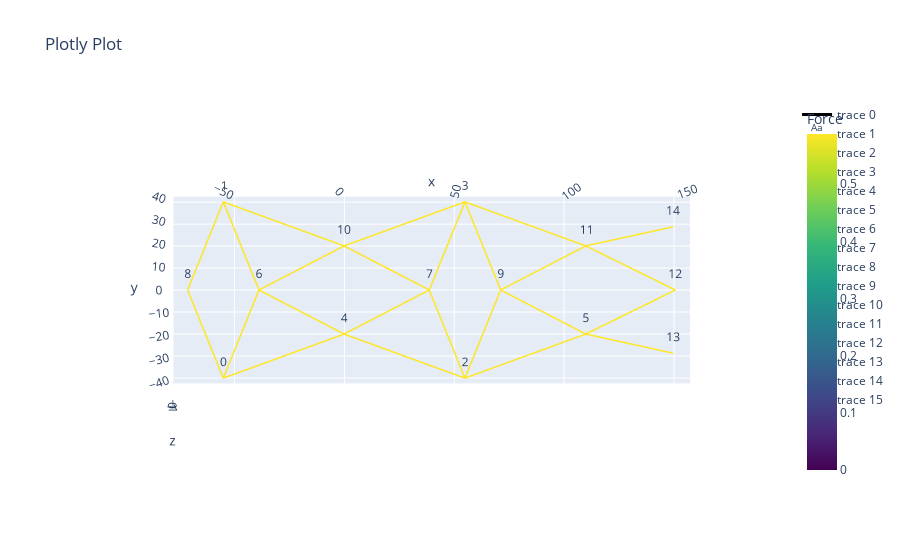

Here is the notebook cell this chart was saved with:
### Markdown cell above
Automatically resolve crossings:

### Code cell
copied_vertices = net.account_for_crossings()
net.net_plot(plot_type = 'projection', color = True,vlabels = True, elables=False)
net._set_leafs()
net.l0[net.leaf_edges] -= 2 # Goal length are reduced here by 2mm to account for a connection loop.

### Figure 1 — Plotly figure (JSON) as saved in the notebook; plotly's stock layout.template omitted (floating-point values rounded to 4 significant figures)
{"data": [{"line": {"color": [0.5879, 0.5879, 0, 0.5879, 0.5879, 0, 0.5879, 0.5879, 0, 0.5879, 0.5879, 0, 0.5879, 0.5879, 0, 0.5879, 0.5879, 0, 0.5879, 0.5879, 0, 0.5879, 0.5879, 0, 0.5879, 0.5879, 0, 0.5879, 0.5879, 0, 0.5879, 0.5879, 0, 0.5879, 0.5879, 0, 0.5879, 0.5879, 0, 0.5879, 0.5879, 0, 0.5879, 0.5879, 0, 0.5879, 0.5879, 0, 0.5879, 0.5879, 0, 0.5879, 0.5879, 0, 0.5879, 0.5879, 0, 0.5879, 0.5879, 0, 0.5879, 0.5879, 0, 0.5879, 0.5879, 0, 0.5879, 0.5879, 0, 0.5879, 0.5879, 0], "colorbar": {"title": {"text": "Force"}}, "colorscale": [[0, "#440154"], [0.1111, "#482878"], [0.2222, "#3e4989"], [0.3333, "#31688e"], [0.4444, "#26828e"], [0.5556, "#1f9e89"], [0.6667, "#35b779"], [0.7778, "#6ece58"], [0.8889, "#b5de2b"], [1, "#fde725"]], "showscale": true, "width": 3}, "mode": "lines", "type": "scatter3d", "x": [-38.65, -54.83, null, -54.83, -71.02, null, -54.83, 0, null, 149.4, 109.7, null, 54.83, 0, null, 54.83, 109.7, null, 54.83, 38.65, null, 54.83, 71.02, null, 0, -38.65, null, 0, 38.65, null, 109.7, 150.3, null, 109.7, 71.02, null, -54.83, -38.65, null, -38.65, 0, null, -54.83, -71.02, null, 150.3, 109.7, null, 0, 38.65, null, 54.83, 38.65, null, 71.02, 109.7, null, 54.83, 71.02, null, -54.83, 0, null, 54.83, 0, null, 149.4, 109.7, null, 54.83, 109.7, null], "y": [0, -40, null, -40, 0, null, -40, -20, null, -28.69, -20, null, -40, -20, null, -40, -20, null, -40, 0, null, -40, 0, null, -20, 0, null, -20, 0, null, -20, 0, null, -20, 0, null, 40, 0, null, 0, 20, null, 40, 0, null, 0, 20, null, 20, 0, null, 40, 0, null, 0, 20, null, 40, 0, null, 40, 20, null, 40, 20, null, 28.69, 20, null, 40, 20, null], "z": [0, 0, null, 0, 0, null, 0, 0, null, 0, 0, null, 0, 0, null, 0, 0, null, 0, 0, null, 0, 0, null, 0, 0, null, 0, 0, null, 0, 0, null, 0, 0, null, 0, 0, null, 0, 0, null, 0, 0, null, 0, 0, null, 0, 0, null, 0, 0, null, 0, 0, null, 0, 0, null, 0, 0, null, 0, 0, null, 0, 0, null, 0, 0, null]}, {"mode": "text", "text": ["0"], "type": "scatter3d", "x": [-54.83], "y": [-40], "z": [0]}, {"mode": "text", "text": ["1"], "type": "scatter3d", "x": [-54.83], "y": [40], "z": [0]}, {"mode": "text", "text": ["2"], "type": "scatter3d", "x": [54.83], "y": [-40], "z": [0]}, {"mode": "text", "text": ["3"], "type": "scatter3d", "x": [54.83], "y": [40], "z": [0]}, {"mode": "text", "text": ["4"], "type": "scatter3d", "x": [0], "y": [-20], "z": [0]}, {"mode": "text", "text": ["5"], "type": "scatter3d", "x": [109.7], "y": [-20], "z": [0]}, {"mode": "text", "text": ["6"], "type": "scatter3d", "x": [-38.65], "y": [0], "z": [0]}, {"mode": "text", "text": ["7"], "type": "scatter3d", "x": [38.65], "y": [0], "z": [0]}, {"mode": "text", "text": ["8"], "type": "scatter3d", "x": [-71.02], "y": [0], "z": [0]}, {"mode": "text", "text": ["9"], "type": "scatter3d", "x": [71.02], "y": [0], "z": [0]}, {"mode": "text", "text": ["10"], "type": "scatter3d", "x": [0], "y": [20], "z": [0]}, {"mode": "text", "text": ["11"], "type": "scatter3d", "x": [109.7], "y": [20], "z": [0]}, {"mode": "text", "text": ["12"], "type": "scatter3d", "x": [150.3], "y": [0], "z": [0]}, {"mode": "text", "text": ["13"], "type": "scatter3d", "x": [149.4], "y": [-28.69], "z": [0]}, {"mode": "text", "text": ["14"], "type": "scatter3d", "x": [149.4], "y": [28.69], "z": [0]}], "layout": {"scene": {"aspectmode": "data", "camera": {"center": {"x": 0, "y": 0, "z": 0}, "eye": {"x": 0, "y": 0, "z": 7.516}, "up": {"x": 0, "y": 1, "z": 0}}}, "title": {"text": "Plotly Plot"}}}
